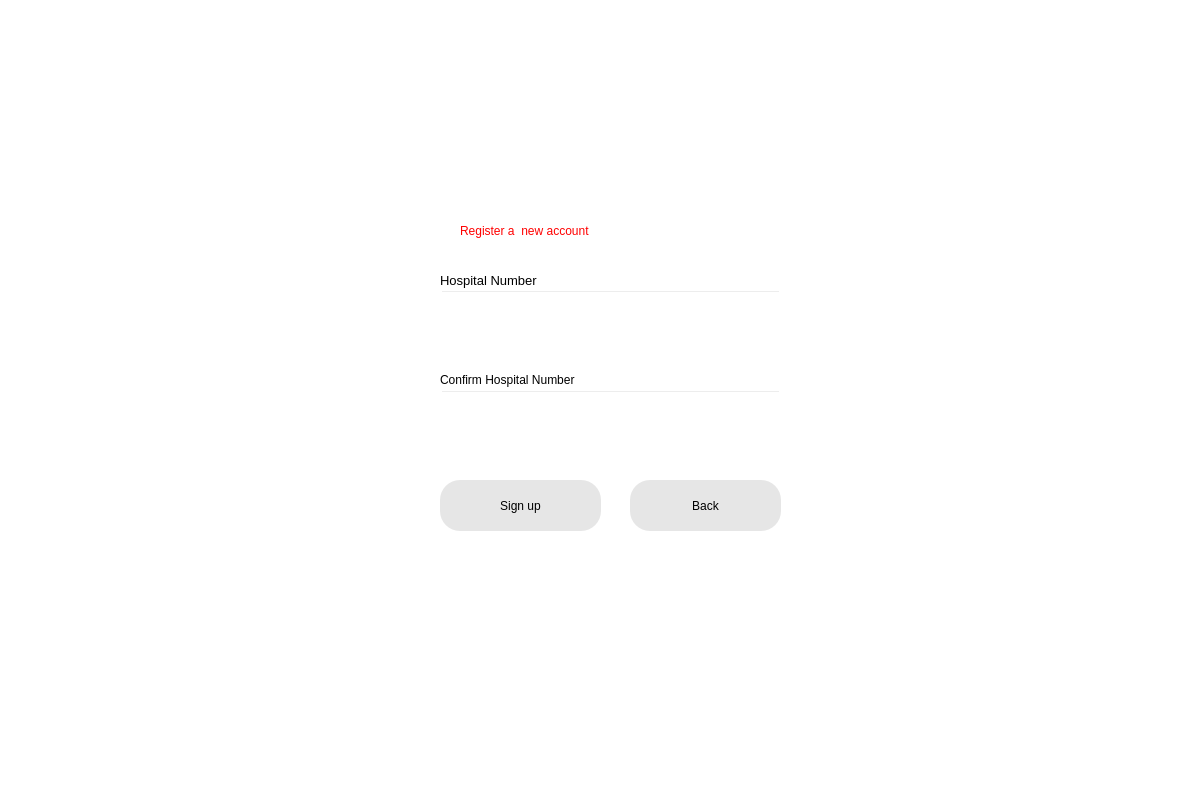
<?xml version="1.0" encoding="UTF-8"?>
<ui version="4.0">
 <class>Dialog</class>
 <widget class="QDialog" name="Dialog">
  <property name="geometry">
   <rect>
    <x>0</x>
    <y>0</y>
    <width>1200</width>
    <height>794</height>
   </rect>
  </property>
  <property name="windowTitle">
   <string>Dialog</string>
  </property>
  <widget class="QWidget" name="bgwidget" native="true">
   <property name="geometry">
    <rect>
     <x>0</x>
     <y>0</y>
     <width>1201</width>
     <height>801</height>
    </rect>
   </property>
   <property name="styleSheet">
    <string notr="true">QWidget#bgwidget{
background-color:qlineargradient(spread:pad, x1:0, y1:0, x2:1, y2:1, stop:0 rgba(255, 255, 255, 255), stop:1 rgba(255, 255, 255, 255));}</string>
   </property>
   <widget class="QLabel" name="label_2">
    <property name="geometry">
     <rect>
      <x>460</x>
      <y>210</y>
      <width>381</width>
      <height>41</height>
     </rect>
    </property>
    <property name="styleSheet">
     <string notr="true">font: 16pt &quot;MS Shell Dlg 2&quot;;color:rgb(255, 0, 0)</string>
    </property>
    <property name="text">
     <string>Register a  new account</string>
    </property>
   </widget>
   <widget class="QPushButton" name="signup">
    <property name="geometry">
     <rect>
      <x>440</x>
      <y>480</y>
      <width>161</width>
      <height>51</height>
     </rect>
    </property>
    <property name="styleSheet">
     <string notr="true">QPushButton{
border-radius:20px;
font: 18pt &quot;MS Shell Dlg 2&quot;;
background-color: rgb(230, 230, 230);
}
QPushButton:hover{
background-color: rgb(230, 230, 200);
}
QPushButton:pressed{
background-color: rgb(230, 230, 150);
}</string>
    </property>
    <property name="text">
     <string>Sign up</string>
    </property>
   </widget>
   <widget class="QLineEdit" name="confirmhospitalnumber">
    <property name="geometry">
     <rect>
      <x>440</x>
      <y>290</y>
      <width>341</width>
      <height>51</height>
     </rect>
    </property>
    <property name="styleSheet">
     <string notr="true">background-color:rgba(0,0,0,0);
font: 12pt &quot;MS Shell Dlg 2&quot;;</string>
    </property>
   </widget>
   <widget class="QLineEdit" name="hospitalnumber">
    <property name="geometry">
     <rect>
      <x>440</x>
      <y>390</y>
      <width>341</width>
      <height>51</height>
     </rect>
    </property>
    <property name="styleSheet">
     <string notr="true">background-color:rgba(0,0,0,0);
font: 12pt &quot;MS Shell Dlg 2&quot;;</string>
    </property>
   </widget>
   <widget class="QLabel" name="label_3">
    <property name="geometry">
     <rect>
      <x>440</x>
      <y>270</y>
      <width>131</width>
      <height>20</height>
     </rect>
    </property>
    <property name="font">
     <font>
      <family>MS Shell Dlg 2</family>
      <pointsize>10</pointsize>
      <weight>50</weight>
      <italic>false</italic>
      <bold>false</bold>
     </font>
    </property>
    <property name="styleSheet">
     <string notr="true">font: 10pt &quot;MS Shell Dlg 2&quot;;</string>
    </property>
    <property name="text">
     <string>Hospital Number</string>
    </property>
   </widget>
   <widget class="QLabel" name="label_4">
    <property name="geometry">
     <rect>
      <x>440</x>
      <y>370</y>
      <width>191</width>
      <height>20</height>
     </rect>
    </property>
    <property name="styleSheet">
     <string notr="true">font: 10pt &quot;MS Shell Dlg 2&quot;;</string>
    </property>
    <property name="text">
     <string>Confirm Hospital Number</string>
    </property>
   </widget>
   <widget class="QLabel" name="error">
    <property name="geometry">
     <rect>
      <x>440</x>
      <y>540</y>
      <width>341</width>
      <height>20</height>
     </rect>
    </property>
    <property name="styleSheet">
     <string notr="true">font: 12pt &quot;MS Shell Dlg 2&quot;; color:red;</string>
    </property>
    <property name="text">
     <string/>
    </property>
   </widget>
   <widget class="QPushButton" name="back1">
    <property name="geometry">
     <rect>
      <x>630</x>
      <y>480</y>
      <width>151</width>
      <height>51</height>
     </rect>
    </property>
    <property name="styleSheet">
     <string notr="true">QPushButton{
border-radius:20px;
font: 18pt &quot;MS Shell Dlg 2&quot;;
background-color: rgb(230, 230, 230);
}
QPushButton:hover{
background-color: rgb(230, 230, 200);
}
QPushButton:pressed{
background-color: rgb(230, 230, 150);
}</string>
    </property>
    <property name="text">
     <string>Back</string>
    </property>
   </widget>
  </widget>
 </widget>
 <resources/>
 <connections/>
</ui>
